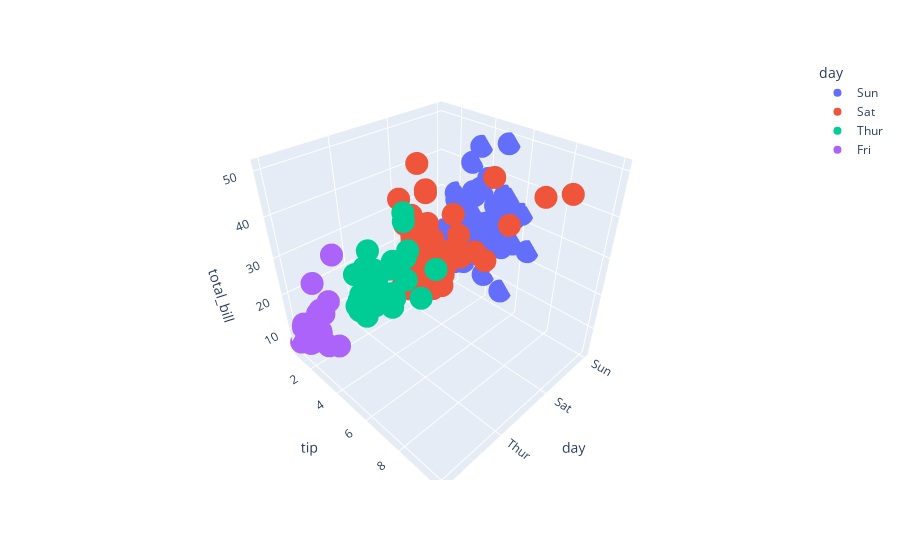

Notebook source saved alongside this figure:
### Markdown cell above
5. Modifique o gráfico anterior e atribua uma cor com base na variável "day"

### Code cell
fig = px.scatter_3d(df, x="day", y="tip",z='total_bill',color='day')
fig.show()

### Figure 1 — Plotly figure (JSON) as saved in the notebook; plotly's stock layout.template omitted (floating-point values rounded to 4 significant figures)
{"data": [{"hovertemplate": "day=%{x}<br>tip=%{y}<br>total_bill=%{z}<extra></extra>", "legendgroup": "Sun", "marker": {"color": "#636efa", "symbol": "circle"}, "mode": "markers", "name": "Sun", "scene": "scene", "showlegend": true, "type": "scatter3d", "x": ["Sun", "Sun", "Sun", "Sun", "Sun", "Sun", "Sun", "Sun", "Sun", "Sun", "Sun", "Sun", "Sun", "Sun", "Sun", "Sun", "Sun", "Sun", "Sun", "Sun", "Sun", "Sun", "Sun", "Sun", "Sun", "Sun", "Sun", "Sun", "Sun", "Sun", "Sun", "Sun", "Sun", "Sun", "Sun", "Sun", "Sun", "Sun", "Sun", "Sun", "Sun", "Sun", "Sun", "Sun", "Sun", "Sun", "Sun", "Sun", "Sun", "Sun", "Sun", "Sun", "Sun", "Sun", "Sun", "Sun", "Sun", "Sun", "Sun", "Sun", "Sun", "Sun", "Sun", "Sun", "Sun", "Sun", "Sun", "Sun", "Sun", "Sun", "Sun", "Sun", "Sun", "Sun", "Sun", "Sun"], "y": [1.01, 1.66, 3.5, 3.31, 3.61, 4.71, 2, 3.12, 1.96, 3.23, 1.71, 5, 1.57, 3, 3.02, 3.92, 1.67, 3.71, 3.5, 2.54, 3.06, 1.32, 5.6, 3, 5, 6, 2.05, 3, 2.5, 2.6, 5.2, 1.56, 4.34, 3.51, 4, 2.55, 4, 3.5, 5.07, 2.5, 2, 2.74, 2, 2, 5.14, 5, 3.75, 2.61, 2, 3.5, 2.5, 2, 2, 3, 3.48, 2.24, 4.5, 5.15, 3.18, 4, 3.11, 2, 2, 4, 3.55, 3.68, 5.65, 3.5, 6.5, 3, 5, 3.5, 2, 3.5, 4, 1.5], "z": [16.99, 10.34, 21.01, 23.68, 24.59, 25.29, 8.77, 26.88, 15.04, 14.78, 10.27, 35.26, 15.42, 18.43, 14.83, 21.58, 10.33, 16.29, 16.97, 17.46, 13.94, 9.68, 30.4, 18.29, 22.23, 32.4, 28.55, 18.04, 12.54, 10.29, 34.81, 9.94, 25.56, 19.49, 38.07, 23.95, 25.71, 17.31, 29.93, 14.07, 13.13, 17.26, 24.55, 19.77, 29.85, 48.17, 25, 13.39, 16.49, 21.5, 12.66, 16.21, 13.81, 17.51, 24.52, 20.76, 31.71, 7.25, 31.85, 16.82, 32.9, 17.89, 14.48, 9.6, 34.63, 34.65, 23.33, 45.35, 23.17, 40.55, 20.69, 20.9, 30.46, 18.15, 23.1, 15.69]}, {"hovertemplate": "day=%{x}<br>tip=%{y}<br>total_bill=%{z}<extra></extra>", "legendgroup": "Sat", "marker": {"color": "#EF553B", "symbol": "circle"}, "mode": "markers", "name": "Sat", "scene": "scene", "showlegend": true, "type": "scatter3d", "x": ["Sat", "Sat", "Sat", "Sat", "Sat", "Sat", "Sat", "Sat", "Sat", "Sat", "Sat", "Sat", "Sat", "Sat", "Sat", "Sat", "Sat", "Sat", "Sat", "Sat", "Sat", "Sat", "Sat", "Sat", "Sat", "Sat", "Sat", "Sat", "Sat", "Sat", "Sat", "Sat", "Sat", "Sat", "Sat", "Sat", "Sat", "Sat", "Sat", "Sat", "Sat", "Sat", "Sat", "Sat", "Sat", "Sat", "Sat", "Sat", "Sat", "Sat", "Sat", "Sat", "Sat", "Sat", "Sat", "Sat", "Sat", "Sat", "Sat", "Sat", "Sat", "Sat", "Sat", "Sat", "Sat", "Sat", "Sat", "Sat", "Sat", "Sat", "Sat", "Sat", "Sat", "Sat", "Sat", "Sat", "Sat", "Sat", "Sat", "Sat", "Sat", "Sat", "Sat", "Sat", "Sat", "Sat", "Sat"], "y": [3.35, 4.08, 2.75, 2.23, 7.58, 3.18, 2.34, 2, 2, 4.3, 3, 1.45, 2.5, 3, 2.45, 3.27, 3.6, 2, 3.07, 2.31, 5, 2.24, 3, 1.5, 1.76, 6.73, 3.21, 2, 1.98, 3.76, 2.64, 3.15, 2.47, 1, 2.01, 2.09, 1.97, 3, 3.14, 5, 2.2, 1.25, 3.08, 2.5, 3.48, 4.08, 1.64, 4.06, 4.29, 3.76, 4, 3, 1, 1.61, 2, 10, 3.16, 3.41, 3, 2.03, 2.23, 2, 5.16, 9, 2.5, 6.5, 1.1, 3, 1.5, 1.44, 3.09, 3, 2.72, 2.88, 2, 3, 3.39, 1.47, 3, 1.25, 1, 1.17, 4.67, 5.92, 2, 2, 1.75], "z": [20.65, 17.92, 20.29, 15.77, 39.42, 19.82, 17.81, 13.37, 12.69, 21.7, 19.65, 9.55, 18.35, 15.06, 20.69, 17.78, 24.06, 16.31, 16.93, 18.69, 31.27, 16.04, 38.01, 26.41, 11.24, 48.27, 20.29, 13.81, 11.02, 18.29, 17.59, 20.08, 16.45, 3.07, 20.23, 15.01, 12.02, 17.07, 26.86, 25.28, 14.73, 10.51, 17.92, 44.3, 22.42, 20.92, 15.36, 20.49, 25.21, 18.24, 14.31, 14, 7.25, 10.59, 10.63, 50.81, 15.81, 26.59, 38.73, 24.27, 12.76, 30.06, 25.89, 48.33, 13.27, 28.17, 12.9, 28.15, 11.59, 7.74, 30.14, 20.45, 13.28, 22.12, 24.01, 15.69, 11.61, 10.77, 15.53, 10.07, 12.6, 32.83, 35.83, 29.03, 27.18, 22.67, 17.82]}, {"hovertemplate": "day=%{x}<br>tip=%{y}<br>total_bill=%{z}<extra></extra>", "legendgroup": "Thur", "marker": {"color": "#00cc96", "symbol": "circle"}, "mode": "markers", "name": "Thur", "scene": "scene", "showlegend": true, "type": "scatter3d", "x": ["Thur", "Thur", "Thur", "Thur", "Thur", "Thur", "Thur", "Thur", "Thur", "Thur", "Thur", "Thur", "Thur", "Thur", "Thur", "Thur", "Thur", "Thur", "Thur", "Thur", "Thur", "Thur", "Thur", "Thur", "Thur", "Thur", "Thur", "Thur", "Thur", "Thur", "Thur", "Thur", "Thur", "Thur", "Thur", "Thur", "Thur", "Thur", "Thur", "Thur", "Thur", "Thur", "Thur", "Thur", "Thur", "Thur", "Thur", "Thur", "Thur", "Thur", "Thur", "Thur", "Thur", "Thur", "Thur", "Thur", "Thur", "Thur", "Thur", "Thur", "Thur", "Thur"], "y": [4, 3, 2.71, 3, 3.4, 1.83, 5, 2.03, 5.17, 2, 4, 5.85, 3, 1.5, 1.8, 2.92, 2.31, 1.68, 2.5, 2, 2.52, 4.2, 1.48, 2, 2, 2.18, 1.5, 2.83, 1.5, 2, 3.25, 1.25, 2, 2, 2, 2.75, 3.5, 6.7, 5, 5, 2.3, 1.5, 1.36, 1.63, 1.73, 2, 4.19, 2.56, 2.02, 4, 1.44, 2, 5, 2, 2, 4, 2.01, 2, 2.5, 4, 3.23, 3], "z": [27.2, 22.76, 17.29, 19.44, 16.66, 10.07, 32.68, 15.98, 34.83, 13.03, 18.28, 24.71, 21.16, 10.65, 12.43, 24.08, 11.69, 13.42, 14.26, 15.95, 12.48, 29.8, 8.52, 14.52, 11.38, 22.82, 19.08, 20.27, 11.17, 12.26, 18.26, 8.51, 10.33, 14.15, 16, 13.16, 17.47, 34.3, 41.19, 27.05, 16.43, 8.35, 18.64, 11.87, 9.78, 7.51, 19.81, 28.44, 15.48, 16.58, 7.56, 10.34, 43.11, 13, 13.51, 18.71, 12.74, 13, 16.4, 20.53, 16.47, 18.78]}, {"hovertemplate": "day=%{x}<br>tip=%{y}<br>total_bill=%{z}<extra></extra>", "legendgroup": "Fri", "marker": {"color": "#ab63fa", "symbol": "circle"}, "mode": "markers", "name": "Fri", "scene": "scene", "showlegend": true, "type": "scatter3d", "x": ["Fri", "Fri", "Fri", "Fri", "Fri", "Fri", "Fri", "Fri", "Fri", "Fri", "Fri", "Fri", "Fri", "Fri", "Fri", "Fri", "Fri", "Fri", "Fri"], "y": [3, 3.5, 1, 4.3, 3.25, 4.73, 4, 1.5, 3, 1.5, 2.5, 3, 2.2, 3.48, 1.92, 3, 1.58, 2.5, 2], "z": [28.97, 22.49, 5.75, 16.32, 22.75, 40.17, 27.28, 12.03, 21.01, 12.46, 11.35, 15.38, 12.16, 13.42, 8.58, 15.98, 13.42, 16.27, 10.09]}], "layout": {"autosize": true, "legend": {"title": {"text": "day"}, "tracegroupgap": 0}, "margin": {"t": 60}, "scene": {"aspectmode": "auto", "aspectratio": {"x": 1, "y": 1, "z": 1}, "domain": {"x": [0, 1], "y": [0, 1]}, "xaxis": {"categoryarray": ["Sun", "Sat", "Thur", "Fri"], "categoryorder": "array", "title": {"text": "day"}, "type": "category"}, "yaxis": {"title": {"text": "tip"}, "type": "linear"}, "zaxis": {"title": {"text": "total_bill"}, "type": "linear"}}}}
